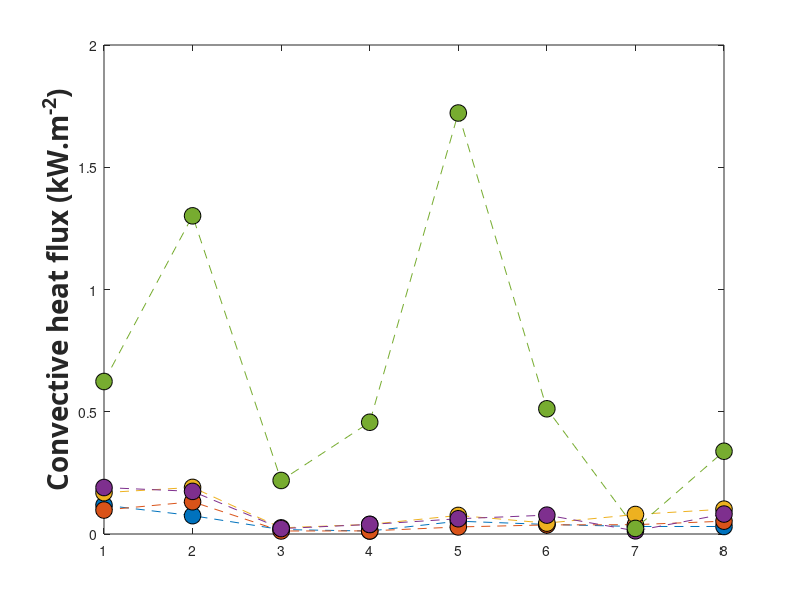

This figure's MATLAB source: (Note: this script raises an error after producing the figure.)
clear;
close all;
%AS3959 average Convective heat flux Forest FDI100 

Convective_heat_flux_BAL12p5 = [0.118114813	0.074970313	0.018155683	0.012154626	0.052419703	0.039048942	0.030788951	0.03068313];
Convective_heat_flux_BAL19 = [0.097844033	0.13183849	0.01229888	0.012745286	0.028857074	0.037183242	0.038146119	0.052466453];
Convective_heat_flux_BAL29 = [0.169185203	0.19064447	0.025216253	0.039250624	0.075946661	0.044552679	0.079793536	0.101617514];
Convective_heat_flux_BAL40 = [0.1901203	0.174312003	0.022231643	0.039028113	0.062411701	0.077159468	0.012916294	0.081565488];
Convective_heat_flux_FZ = [0.62372475	1.3013077	0.218984993	0.45701171	1.721891683	0.51216924	0.022859171	0.338431115];


plot([Convective_heat_flux_BAL12p5],'o--','MarkerSize',12,'MarkerEdgeColor','black','MarkerFaceColor',[0, 0.4470, 0.7410]);
hold on
plot([Convective_heat_flux_BAL19],'o--','MarkerSize',12,'MarkerEdgeColor','black','MarkerFaceColor',[0.8500, 0.3250, 0.0980]);
plot([Convective_heat_flux_BAL29],'o--','MarkerSize',12,'MarkerEdgeColor','black','MarkerFaceColor',[0.9290, 0.6940, 0.1250]);
plot([Convective_heat_flux_BAL40],'o--','MarkerSize',12,'MarkerEdgeColor','black','MarkerFaceColor',[0.4940, 0.1840, 0.5560]);
plot([Convective_heat_flux_FZ],'o--','MarkerSize',12,'MarkerEdgeColor','black','MarkerFaceColor',[0.4660, 0.6740, 0.1880]);



ylabel('Convective heat flux (kW.m^{-2})','FontWeight','bold','FontSize',20,...
    'FontName','Calibri');





ax = gca;
ax.XTickLabels = {'Roof','Gutter','Sub-floor','Door','Deck','Window','Back wall','Front wall'};
grid on;


box on
xtickangle(45)
xlabel('Location','FontWeight','bold','FontSize',20,...
    'FontName','Calibri');

set(gca,'fontsize',18);

legend('BAL 12.5','BAL 19','BAL 29','BAL 40','BAL FZ')
